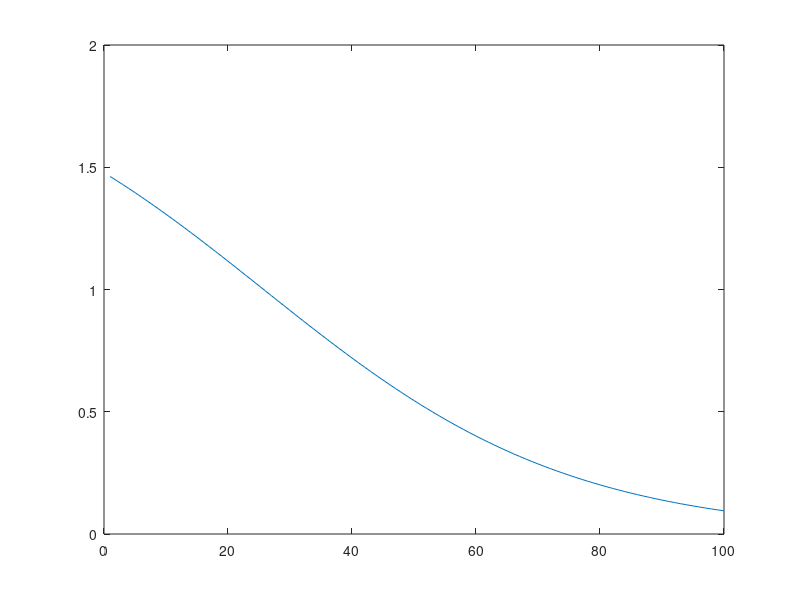

The MATLAB script that drew this image: (Note: this script raises an error after producing the figure.)
% Exercise 4 - Nonlinear Advection Equation solver on the tanh wave
a = 0.5;
u_param = @(eps) @(t, x) -tanh((x + 0.5 - t)/(2*eps)) + 1;
u_actual = u_param(a);
%%
m = 100;
points = linspace(-1, 1, m);
U_initial = u_actual(0.0, points);
for t=0:0.1:0
    U_actual = u_actual(t, points);
    plot(U_actual);
    pause(0.1);
end

%%
G = U_initial;
G(2:end) = 0;

maxstep = 200000;
plotinterval = 50;
to_plot = true;
wait = 0.01;

err = 0;
err_m = zeros([1 maxstep]);
tmax = 1.0;

time = 0.0;
U_new = U_initial;
for i = 1:maxstep
    maxk = tmax - time;
    if maxk == 0
        plotmain(points, U_new, U_real, err, i, time, wait);
        break
    end
    [U_new, k] = advection_solver(U_new, G, m, a, maxk);
    time = time + k;
    U_real = u_actual(time, points);
    % enforce BC
    G(2:end-1) = 0;
    G(1) = U_real(1);
    G(end) = U_real(end);

    err = step_err(U_real, U_new);
    err_m(i) = err;

    if mod(i, plotinterval) == 0 && to_plot
        plotmain(points, U_new, U_real, err, i, time, wait);
    end
end

%hold on;
%plot(err_m);
function plotmain(points, U_new, U_initial, err, i, time, wait)
        plot(points, U_new)
        hold on;
        xlabel("x");
        ylabel("t");
        plot(points, U_initial)
        legend(["estimate", "real"]);
        title(sprintf("iter: %d, time: %f, err: %f", i, time, err));
        hold off;
        pause(wait);
end


function err = step_err(est, act)
    err = sum(abs(act - est), "all") / length(est);
end